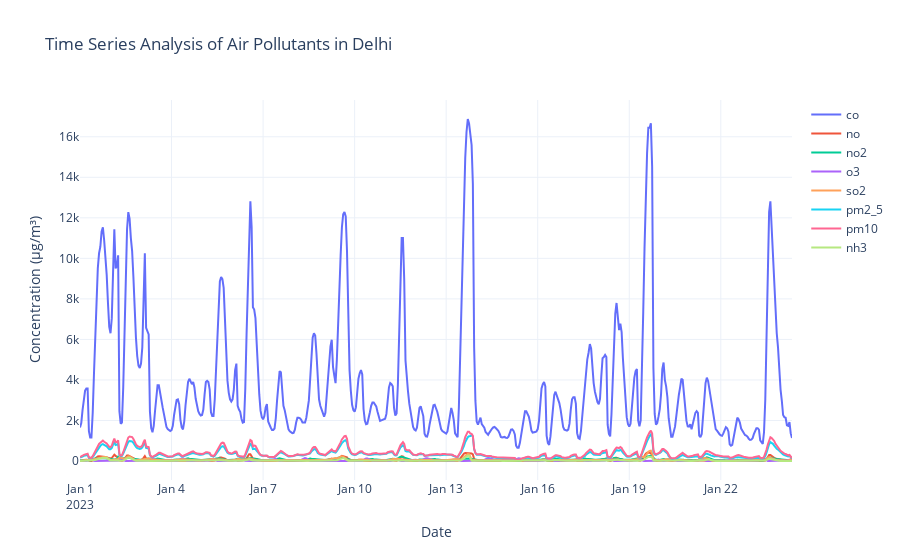

This figure's notebook cell:
### Markdown cell above
##### visualize the intensity of each pollutant over time in the air quality dataset

### Code cell
fig = go.Figure()

for pollutant in ['co', 'no', 'no2', 'o3', 'so2', 'pm2_5', 'pm10', 'nh3']:
    fig.add_trace(go.Scatter(x=air['date'], y=air[pollutant], mode='lines', 
                             name=pollutant))

fig.update_layout(title='Time Series Analysis of Air Pollutants in Delhi',
                  xaxis_title='Date', yaxis_title='Concentration (µg/m³)')
fig.show()

### Figure 1 — Plotly figure (JSON) as saved in the notebook; plotly's stock layout.template omitted (floating-point values rounded to 4 significant figures; data arrays with more than 128 entries replaced by an {"elided": "..."} marker saying what was removed)
{"data": [{"mode": "lines", "name": "co", "type": "scatter", "x": {"elided": "561 str values"}, "y": {"elided": "561 float values"}}, {"mode": "lines", "name": "no", "type": "scatter", "x": {"elided": "561 str values"}, "y": {"elided": "561 float values"}}, {"mode": "lines", "name": "no2", "type": "scatter", "x": {"elided": "561 str values"}, "y": {"elided": "561 float values"}}, {"mode": "lines", "name": "o3", "type": "scatter", "x": {"elided": "561 str values"}, "y": {"elided": "561 float values"}}, {"mode": "lines", "name": "so2", "type": "scatter", "x": {"elided": "561 str values"}, "y": {"elided": "561 float values"}}, {"mode": "lines", "name": "pm2_5", "type": "scatter", "x": {"elided": "561 str values"}, "y": {"elided": "561 float values"}}, {"mode": "lines", "name": "pm10", "type": "scatter", "x": {"elided": "561 str values"}, "y": {"elided": "561 float values"}}, {"mode": "lines", "name": "nh3", "type": "scatter", "x": {"elided": "561 str values"}, "y": {"elided": "561 float values"}}], "layout": {"title": {"text": "Time Series Analysis of Air Pollutants in Delhi"}, "xaxis": {"title": {"text": "Date"}}, "yaxis": {"title": {"text": "Concentration (µg/m³)"}}}}
